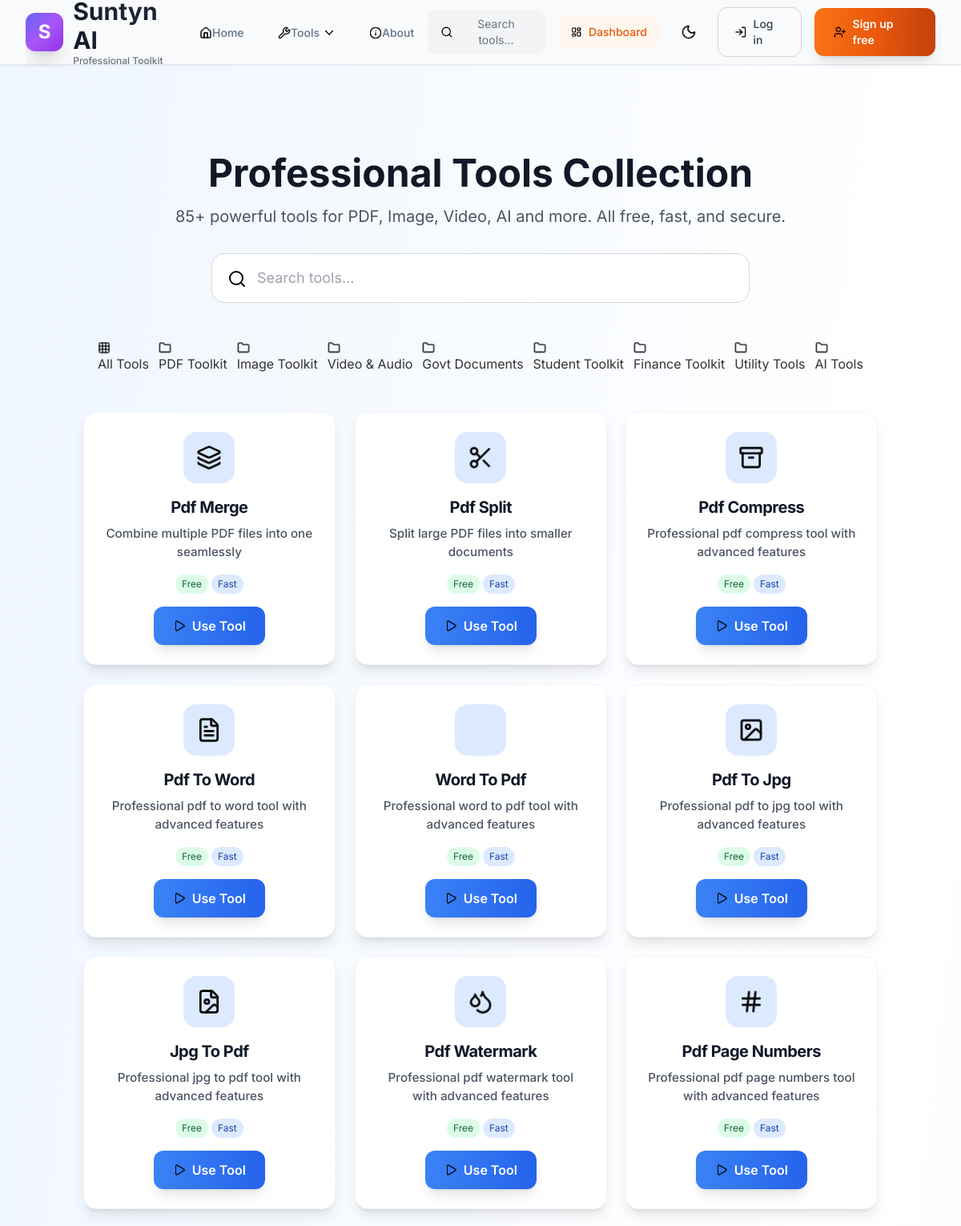
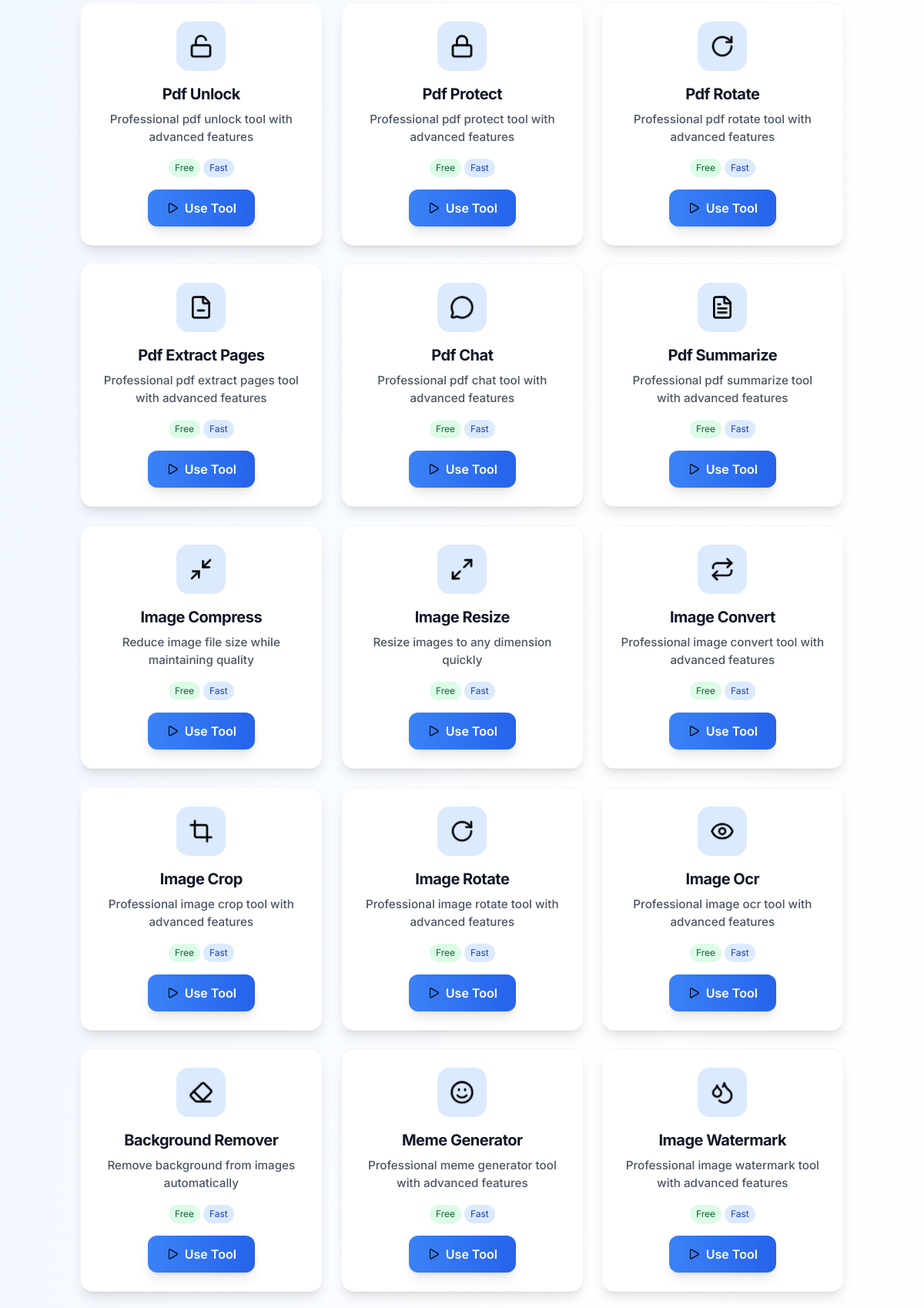
/tools/ (upper part), run on the app's committed database (2 pictures, top to bottom).
### models.py (models this page shows)
class ToolCategory(db.Model):
    __tablename__ = 'tool_categories'
    id = db.Column(db.Integer, primary_key=True)
    name = db.Column(db.String(50), nullable=False, unique=True)
    display_name = db.Column(db.String(100), nullable=False)
    icon = db.Column(db.String(50), nullable=False)
    description = db.Column(db.Text, nullable=True)
    color = db.Column(db.String(20), default='indigo')
    tool_count = db.Column(db.Integer, default=0)
    is_active = db.Column(db.Boolean, default=True)
    sort_order = db.Column(db.Integer, default=0)

class Tool(db.Model):
    __tablename__ = 'tools'
    id = db.Column(db.Integer, primary_key=True)
    name = db.Column(db.String(100), nullable=False, unique=True)
    display_name = db.Column(db.String(150), nullable=False)
    description = db.Column(db.Text, nullable=False)
    category_id = db.Column(db.Integer, db.ForeignKey('tool_categories.id'), nullable=False)
    icon = db.Column(db.String(50), nullable=False)
    is_active = db.Column(db.Boolean, default=True)
    is_premium = db.Column(db.Boolean, default=False)
    usage_count = db.Column(db.Integer, default=0)
    features = db.Column(JSON, default=lambda: [])
    file_types = db.Column(JSON, default=lambda: [])
    max_file_size_mb = db.Column(db.Integer, default=16)
    created_at = db.Column(db.DateTime, default=datetime.utcnow)
    category = db.relationship('ToolCategory', backref='tools')

### routes/tools.py (the view)
@tools_bp.route('/')
def index():
    try:
        from config import Config
        category = request.args.get('category', 'all')
        search_query = request.args.get('search', '')
        try:
            tools_query = Tool.query.filter_by(is_active=True)
            if category and category != 'all':
                tools_query = tools_query.join(ToolCategory).filter(ToolCategory.name == category)
            if search_query:
                tools_query = tools_query.filter(
                    Tool.display_name.ilike(f'%{search_query}%') |
                    Tool.description.ilike(f'%{search_query}%')
                )
            tools = tools_query.all()
            categories = ToolCategory.query.all()
            if not tools:
                raise Exception("No tools in database, using fallback")
        except Exception as db_error:
            logger.warning(f"Database error, using fallback: {db_error}")
            tools = []
            categories = []
            for cat_id, cat_data in Config.TOOL_CATEGORIES.items():
                for tool_name in cat_data['tools']:
                    if category == 'all' or category == cat_id:
                        if not search_query or search_query.lower() in tool_name.lower():
                            tool_obj = type('Tool', (), {
                                'name': tool_name,
                                'display_name': tool_name.replace('-', ' ').title(),
                                'description': f"Professional {tool_name.replace('-', ' ')} tool",
                                'category': type('Category', (), {'name': cat_id})(),
                                'icon': TOOL_CUSTOM_ICONS.get(tool_name, 'tool'),
                                'color': cat_data['color'],
                                'is_popular': tool_name in ['pdf-merge', 'image-compress', 'qr-generator', 'resume-generator']
                            })
                            tools.append(tool_obj)
                if category == 'all' or category == cat_id:
                    cat_obj = type('Category', (), {
                        'name': cat_id,
                        'display_name': cat_data['name']
                    })()
                    if cat_obj not in [c for c in categories if hasattr(c, 'name') and c.name == cat_id]:
                        categories.append(cat_obj)
        logger.info(f"Loading tools index: found {len(tools)} tools")
        return render_template('tools/index.html',
                             tools=tools,
                             categories=categories,
                             selected_category=category,
                             search_query=search_query,
                             tool_icons=TOOL_CUSTOM_ICONS)
    except Exception as e:
        logger.error(f"Error loading tools index: {e}")
        essential_tools = []
        for tool_name in ['pdf-merge', 'pdf-split', 'image-compress', 'image-resize', 'video-to-mp3', 'qr-generator']:
            tool_obj = type('Tool', (), {
                'name': tool_name,
                'display_name': tool_name.replace('-', ' ').title(),
                'description': f"Professional {tool_name.replace('-', ' ')} tool",
                'category': type('Category', (), {'name': 'utility'})(),
                'icon': TOOL_CUSTOM_ICONS.get(tool_name, 'tool'),
                'color': 'blue',
                'is_popular': True
            })
            essential_tools.append(tool_obj)
        return render_template('tools/index.html',
                             tools=essential_tools,
                             categories=[],
                             selected_category='all',
                             search_query='',
                             tool_icons=TOOL_CUSTOM_ICONS)

### templates/tools/index.html (shortened to what this page needs)
{% extends "base.html" %}
{% block content %}
<div class="min-h-screen bg-gradient-to-br from-blue-50 via-white to-purple-50 dark:from-gray-900 dark:via-gray-800 dark:to-gray-900 pt-20">
    <div class="container mx-auto px-4 py-8">
        <div class="text-center mb-12">
            <h1 class="text-4xl md:text-5xl font-bold text-gray-900 dark:text-white mb-4">
                Professional Tools Collection
            </h1>
            <p class="text-xl text-gray-600 dark:text-gray-300 mb-8 max-w-3xl mx-auto">
                85+ powerful tools for PDF, Image, Video, AI and more. All free, fast, and secure.
            </p>
            <div class="max-w-2xl mx-auto relative">
                <input type="text"
                       id="toolSearch"
                       placeholder="Search tools..."
                       class="w-full px-6 py-4 text-lg rounded-2xl border border-gray-300 dark:border-gray-600 bg-white dark:bg-gray-800 focus:ring-2 focus:ring-blue-500 focus:border-transparent pl-14">
                <i data-lucide="search" class="absolute left-5 top-5 w-6 h-6 text-gray-400"></i>
            </div>
        </div>
        <div class="flex flex-wrap justify-center gap-3 mb-12">
            <a href="{{ url_for('tools.index', category='all') }}"
               class="category-filter-btn {% if selected_category == 'all' %}active{% endif %}">
                <i data-lucide="grid" class="w-4 h-4 mr-2"></i>
                All Tools
            </a>
            {% for category in categories %}
            <a href="{{ url_for('tools.index', category=category.name) }}"
               class="category-filter-btn {% if selected_category == category.name %}active{% endif %}">
                <i data-lucide="folder" class="w-4 h-4 mr-2"></i>
                {{ category.display_name if category.display_name else category.name.title() }}
            </a>
            {% endfor %}
        </div>
        <div id="toolsGrid" class="grid grid-cols-1 md:grid-cols-2 lg:grid-cols-3 xl:grid-cols-4 gap-6">
            {% for tool in tools %}
            <div class="tool-card bg-white dark:bg-gray-800 rounded-2xl shadow-lg hover:shadow-2xl transition-all duration-300 transform hover:-translate-y-2 p-6 border border-gray-100 dark:border-gray-700"
                 data-tool="{{ tool.name }}"
                 data-category="{{ tool.category.name if tool.category else 'utility' }}">
                <div class="w-16 h-16 mx-auto mb-4 rounded-2xl bg-{{ tool.color or 'blue' }}-100 dark:bg-{{ tool.color or 'blue' }}-900 flex items-center justify-center">
                    <i data-lucide="{{ tool_icons.get(tool.name, 'tool') }}" class="w-8 h-8 text-{{ tool.color or 'blue' }}-600 dark:text-{{ tool.color or 'blue' }}-400"></i>
                </div>
                <div class="text-center mb-4">
                    <h3 class="text-lg font-semibold text-gray-900 dark:text-white mb-2">
                        {{ tool.display_name }}
                    </h3>
                    <p class="text-sm text-gray-600 dark:text-gray-300 line-clamp-2">
                        {{ tool.description }}
                    </p>
                </div>
                <div class="flex flex-wrap justify-center gap-1 mb-4">
                    <span class="px-2 py-1 bg-green-100 dark:bg-green-900 text-green-800 dark:text-green-200 rounded-full text-xs">Free</span>
                    <span class="px-2 py-1 bg-blue-100 dark:bg-blue-900 text-blue-800 dark:text-blue-200 rounded-full text-xs">Fast</span>
                </div>
                <div class="text-center">
                    <a href="{{ url_for('tools.tool_page', tool_name=tool.name) }}"
                       class="inline-flex items-center px-6 py-3 bg-gradient-to-r from-{{ tool.color or 'blue' }}-500 to-{{ tool.color or 'blue' }}-600 hover:from-{{ tool.color or 'blue' }}-600 hover:to-{{ tool.color or 'blue' }}-700 text-white font-semibold rounded-xl transition-all duration-300 shadow-lg hover:shadow-xl transform hover:scale-105">
                        <i data-lucide="play" class="w-4 h-4 mr-2"></i>
                        Use Tool
                    </a>
                </div>
            </div>
            {% endfor %}
        </div>
    </div>
</div>
{% endblock %}

### templates/base.html (shortened to what this page needs)
<!DOCTYPE html>
<html lang="en" x-data="{ darkMode: localStorage.getItem('darkMode') === 'true' }" x-init="$watch('darkMode', val => localStorage.setItem('darkMode', val))" :class="{ 'dark': darkMode }">
<head>
    <script src="https://cdn.tailwindcss.com"></script>
    <link href="https://cdn.jsdelivr.net/npm/daisyui@4.4.20/dist/full.min.css" rel="stylesheet" type="text/css" />
    <link rel="stylesheet" href="https://cdnjs.cloudflare.com/ajax/libs/animate.css/4.1.1/animate.min.css">
    <link href="https://cdn.jsdelivr.net/npm/tailwindcss@2.2.19/dist/tailwind.min.css" rel="stylesheet">
    <link rel="stylesheet" href="{{ url_for('static', filename='css/main.css') }}">
    <link rel="stylesheet" href="{{ url_for('static', filename='css/enhanced-design.css') }}">
    <link rel="stylesheet" href="{{ url_for('static', filename='css/icon-system.css') }}">
    <link rel="stylesheet" href="{{ url_for('static', filename='css/orange-3d-theme.css') }}">
    <link rel="stylesheet" href="{{ url_for('static', filename='css/tabs-enhancement.css') }}">
    <link rel="stylesheet" href="{{ url_for('static', filename='css/header-fix.css') }}">
    <link rel="stylesheet" href="{{ url_for('static', filename='css/tool-specific-styles.css') }}">
</head>
<body class="font-inter bg-gradient-to-br from-gray-50 via-white to-primary-50/30 dark:from-gray-900 dark:via-gray-800 dark:to-primary-900/20 min-h-screen transition-all duration-500">
    <nav class="professional-header">
        <div class="max-w-7xl mx-auto px-4 sm:px-6 lg:px-8">
            <div class="flex justify-between items-center h-20">
                <div class="flex items-center">
                    <a href="{{ url_for('main.index') }}" class="flex items-center space-x-3 group logo-enhanced">
                        <div class="flex items-center space-x-3">
                            <div class="w-10 h-10 sm:w-12 sm:h-12 bg-gradient-to-br from-indigo-500 via-purple-500 to-purple-600 rounded-xl flex items-center justify-center shadow-xl group-hover:shadow-2xl transition-all duration-300 relative overflow-hidden">
                                <span class="text-white font-bold text-xl sm:text-2xl relative z-10 group-hover:scale-110 transition-transform duration-300">S</span>
                            </div>
                            <div class="flex flex-col">
                                <span class="text-lg sm:text-3xl font-bold bg-gradient-to-r from-gray-900 via-gray-800 to-gray-900 dark:from-white dark:via-gray-100 dark:to-white bg-clip-text text-transparent group-hover:from-indigo-600 group-hover:via-purple-500 group-hover:to-purple-600 transition-all duration-300">Suntyn AI</span>
                                <span class="text-xs font-medium text-gray-500 dark:text-gray-400 group-hover:text-purple-500 transition-colors duration-300 hidden sm:block">Professional Toolkit</span>
                            </div>
                        </div>
                    </a>
                </div>
                <div class="hidden lg:flex items-center space-x-2">
                    <a href="{{ url_for('main.index') }}" class="professional-nav-link">
                        <i data-lucide="home" class="w-4 h-4"></i>
                        Home
                    </a>
                    <div class="relative group">
                        <a href="{{ url_for('tools.index') }}" class="professional-nav-link group">
                            <i data-lucide="wrench" class="w-4 h-4"></i>
                            Tools
                            <i data-lucide="chevron-down" class="w-4 h-4 ml-1 group-hover:rotate-180 transition-transform duration-300"></i>
                        </a>
                    </div>
                    <a href="{{ url_for('main.about') }}" class="professional-nav-link">
                        <i data-lucide="info" class="w-4 h-4"></i>
                        About
                    </a>
                </div>
                <div class="flex items-center space-x-4">
                    <button class="hidden lg:flex items-center px-4 py-2 bg-gray-100 dark:bg-gray-700 rounded-xl hover:bg-gray-200 dark:hover:bg-gray-600 transition-all duration-300 group">
                        <i data-lucide="search" class="w-4 h-4 text-gray-500 dark:text-gray-400 group-hover:text-gray-700 dark:group-hover:text-gray-200 mr-2"></i>
                        <span class="text-sm text-gray-500 dark:text-gray-400 group-hover:text-gray-700 dark:group-hover:text-gray-200">Search tools...</span>
                    </button>
                    <a href="/dashboard" class="hidden md:flex items-center px-4 py-2.5 text-sm font-medium text-orange-600 dark:text-orange-400 hover:text-orange-700 dark:hover:text-orange-300 bg-orange-50 dark:bg-orange-900/20 hover:bg-orange-100 dark:hover:bg-orange-900/30 rounded-xl transition-all duration-300 group">
                        <i data-lucide="layout-dashboard" class="w-4 h-4 mr-2 group-hover:scale-110 transition-transform duration-300"></i>
                        Dashboard
                    </a>
                    <button @click="darkMode = !darkMode" class="p-2.5 rounded-xl hover:bg-gray-100 dark:hover:bg-gray-700 transition-all duration-300 group">
                        <i data-lucide="moon" class="w-5 h-5 text-gray-600 dark:text-gray-300 group-hover:text-blue-500 group-hover:-rotate-12 transition-all duration-300" x-show="!darkMode"></i>
                    </button>
                    <a href="{{ url_for('auth.login') }}" class="hidden md:inline-flex items-center px-5 py-2.5 text-sm font-medium text-gray-700 dark:text-gray-300 hover:text-orange-600 dark:hover:text-orange-400 border border-gray-300 dark:border-gray-600 hover:border-orange-300 dark:hover:border-orange-600 rounded-xl transition-all duration-300 group">
                        <i data-lucide="log-in" class="w-4 h-4 mr-2 group-hover:translate-x-1 transition-transform duration-300"></i>
                        Log in
                    </a>
                    <a href="{{ url_for('auth.register') }}" class="hidden md:inline-flex items-center px-6 py-2.5 text-sm font-semibold text-white bg-gradient-to-r from-orange-500 via-orange-600 to-orange-700 hover:from-orange-600 hover:via-orange-700 hover:to-orange-800 rounded-xl transition-all duration-300 shadow-lg hover:shadow-xl transform hover:-translate-y-1 relative overflow-hidden group">
                        <i data-lucide="user-plus" class="w-4 h-4 mr-2 relative z-10 group-hover:scale-110 transition-transform duration-300"></i>
                        <span class="relative z-10">Sign up free</span>
                    </a>
                </div>
            </div>
        </div>
    </nav>
    <main class="main-content min-h-screen">
        {% block content %}
        {% endblock %}
    </main>
</body>
</html>

### data on the page
ToolCategory: display_name "PDF Toolkit"
ToolCategory: display_name "Image Toolkit"
ToolCategory: display_name "Video & Audio"
ToolCategory: display_name "Govt Documents"
ToolCategory: display_name "Student Toolkit"
ToolCategory: display_name "Finance Toolkit"
ToolCategory: display_name "Utility Tools"
ToolCategory: display_name "AI Tools"
Tool: display_name "Pdf Merge", description "Combine multiple PDF files into one seamlessly"
Tool: display_name "Pdf Split", description "Split large PDF files into smaller documents"
Tool: display_name "Pdf Compress", description "Professional pdf compress tool with advanced features"
Tool: display_name "Pdf To Word", description "Professional pdf to word tool with advanced features"
Tool: display_name "Word To Pdf", description "Professional word to pdf tool with advanced features"
Tool: display_name "Pdf To Jpg", description "Professional pdf to jpg tool with advanced features"
Tool: display_name "Jpg To Pdf", description "Professional jpg to pdf tool with advanced features"
Tool: display_name "Pdf Watermark", description "Professional pdf watermark tool with advanced features"
Tool: display_name "Pdf Page Numbers", description "Professional pdf page numbers tool with advanced features"
Tool: display_name "Pdf Unlock", description "Professional pdf unlock tool with advanced features"
Tool: display_name "Pdf Protect", description "Professional pdf protect tool with advanced features"
Tool: display_name "Pdf Rotate", description "Professional pdf rotate tool with advanced features"
Tool: display_name "Pdf Extract Pages", description "Professional pdf extract pages tool with advanced features"
Tool: display_name "Pdf Chat", description "Professional pdf chat tool with advanced features"
Tool: display_name "Pdf Summarize", description "Professional pdf summarize tool with advanced features"
Tool: display_name "Image Compress", description "Reduce image file size while maintaining quality"
Tool: display_name "Image Resize", description "Resize images to any dimension quickly"
Tool: display_name "Image Convert", description "Professional image convert tool with advanced features"
Tool: display_name "Image Crop", description "Professional image crop tool with advanced features"
Tool: display_name "Image Rotate", description "Professional image rotate tool with advanced features"
Tool: display_name "Image Ocr", description "Professional image ocr tool with advanced features"
Tool: display_name "Background Remover", description "Remove background from images automatically"
Tool: display_name "Meme Generator", description "Professional meme generator tool with advanced features"
Tool: display_name "Image Watermark", description "Professional image watermark tool with advanced features"
